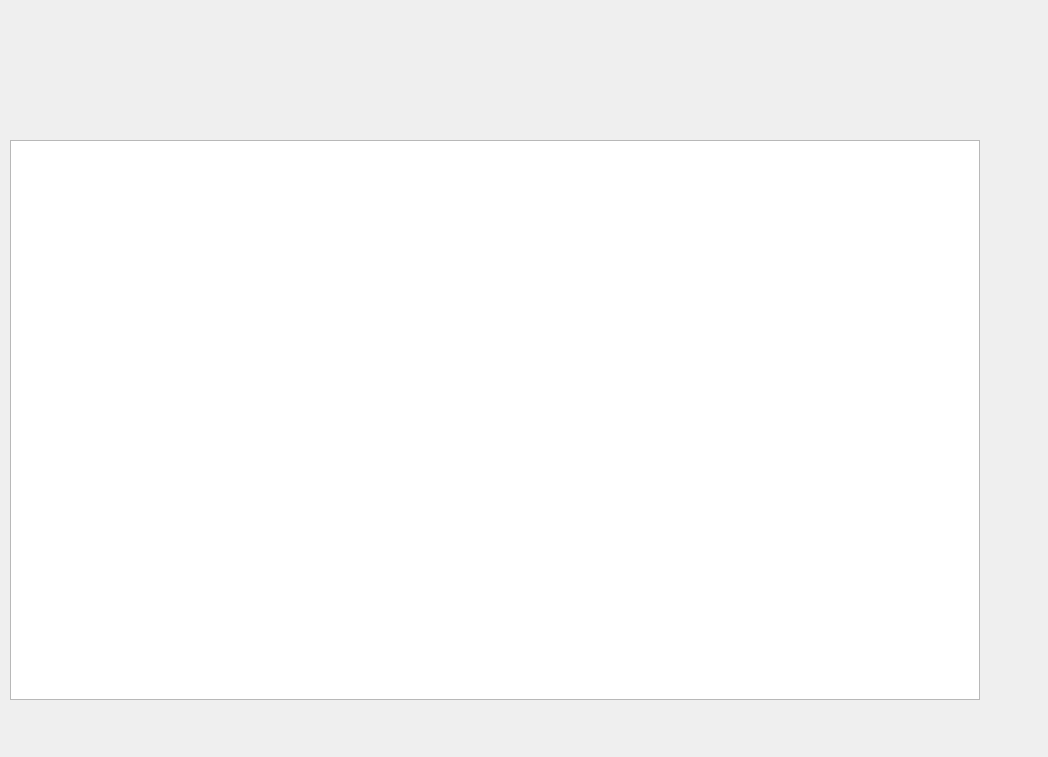
<?xml version="1.0" encoding="UTF-8"?>
<ui version="4.0">
 <class>Dialog</class>
 <widget class="QDialog" name="Dialog">
  <property name="geometry">
   <rect>
    <x>0</x>
    <y>0</y>
    <width>1048</width>
    <height>757</height>
   </rect>
  </property>
  <property name="windowTitle">
   <string>Dialog</string>
  </property>
  <widget class="QTableWidget" name="tableWidget">
   <property name="geometry">
    <rect>
     <x>10</x>
     <y>140</y>
     <width>970</width>
     <height>560</height>
    </rect>
   </property>
  </widget>
 </widget>
 <resources/>
 <connections/>
</ui>
